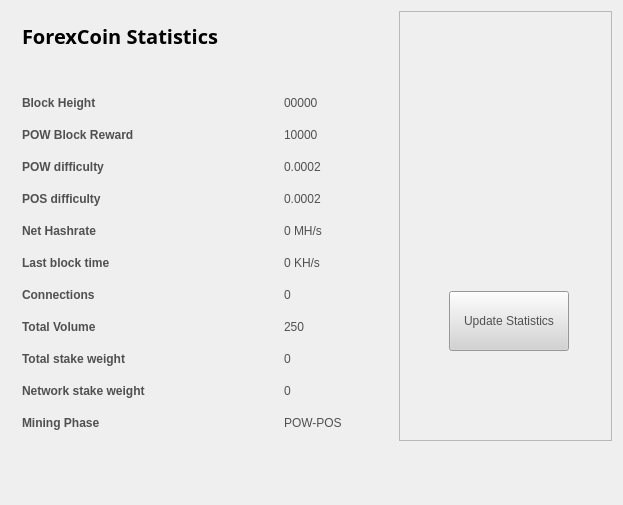
<?xml version="1.0" encoding="UTF-8"?>
<ui version="4.0">
 <class>StatisticsPage</class>
 <widget class="QWidget" name="StatisticsPage">
  <property name="windowModality">
   <enum>Qt::NonModal</enum>
  </property>
  <property name="geometry">
   <rect>
    <x>0</x>
    <y>0</y>
    <width>623</width>
    <height>505</height>
   </rect>
  </property>
  <property name="windowTitle">
   <string>Digging</string>
  </property>
  <property name="styleSheet">
   <string notr="true">color:#505050;
font-family:'Open Sans,sans-serif';</string>
  </property>
  <layout class="QGridLayout" name="gridLayout">
   <property name="sizeConstraint">
    <enum>QLayout::SetMaximumSize</enum>
   </property>
   <item row="0" column="1">
    <widget class="QFrame" name="frame">
     <property name="minimumSize">
      <size>
       <width>213</width>
       <height>0</height>
      </size>
     </property>
     <property name="frameShape">
      <enum>QFrame::StyledPanel</enum>
     </property>
     <property name="frameShadow">
      <enum>QFrame::Raised</enum>
     </property>
     <widget class="QPushButton" name="startButton">
      <property name="geometry">
       <rect>
        <x>50</x>
        <y>280</y>
        <width>120</width>
        <height>60</height>
       </rect>
      </property>
      <property name="sizePolicy">
       <sizepolicy hsizetype="Fixed" vsizetype="Fixed">
        <horstretch>0</horstretch>
        <verstretch>0</verstretch>
       </sizepolicy>
      </property>
      <property name="minimumSize">
       <size>
        <width>120</width>
        <height>60</height>
       </size>
      </property>
      <property name="styleSheet">
       <string notr="true">background:lightgrey;</string>
      </property>
      <property name="text">
       <string>Update Statistics</string>
      </property>
     </widget>
     <widget class="QLabel" name="label">
      <property name="geometry">
       <rect>
        <x>10</x>
        <y>70</y>
        <width>191</width>
        <height>191</height>
       </rect>
      </property>
      <property name="text">
       <string>&lt;!DOCTYPE HTML PUBLIC &quot;-//W3C//DTD HTML 4.0//EN&quot; &quot;http://www.w3.org/TR/REC-html40/strict.dtd&quot;&gt;
&lt;html&gt;&lt;head&gt;&lt;meta name=&quot;qrichtext&quot; content=&quot;1&quot; /&gt;&lt;style type=&quot;text/css&quot;&gt;
p, li { white-space: pre-wrap; }
&lt;/style&gt;&lt;/head&gt;&lt;body style=&quot; font-family:'Open Sans,sans-serif'; font-size:8pt; font-weight:400; font-style:normal;&quot;&gt;
&lt;p align=&quot;center&quot; style=&quot; margin-top:0px; margin-bottom:0px; margin-left:0px; margin-right:0px; -qt-block-indent:0; text-indent:0px;&quot;&gt;&lt;img src=&quot;:/icons/bitcoin_testnet&quot; /&gt;&lt;/p&gt;&lt;/body&gt;&lt;/html&gt;</string>
      </property>
     </widget>
    </widget>
   </item>
   <item row="0" column="0">
    <widget class="QFrame" name="gridFrame_2">
     <layout class="QGridLayout" name="gridLayout_4">
      <item row="3" column="0">
       <layout class="QFormLayout" name="formLayout_2">
        <property name="fieldGrowthPolicy">
         <enum>QFormLayout::FieldsStayAtSizeHint</enum>
        </property>
        <property name="horizontalSpacing">
         <number>139</number>
        </property>
        <property name="verticalSpacing">
         <number>18</number>
        </property>
        <property name="rightMargin">
         <number>0</number>
        </property>
        <item row="1" column="0">
         <widget class="QLabel" name="label_14">
          <property name="text">
           <string>&lt;html&gt;&lt;head/&gt;&lt;body&gt;&lt;p&gt;&lt;span style=&quot; font-weight:600;&quot;&gt;Block Height&lt;/span&gt;&lt;/p&gt;&lt;/body&gt;&lt;/html&gt;</string>
          </property>
         </widget>
        </item>
        <item row="1" column="1">
         <widget class="QLabel" name="heightBox">
          <property name="text">
           <string>00000</string>
          </property>
         </widget>
        </item>
        <item row="2" column="0">
         <widget class="QLabel" name="label_12">
          <property name="text">
           <string>&lt;html&gt;&lt;head/&gt;&lt;body&gt;&lt;p&gt;&lt;span style=&quot; font-weight:600;&quot;&gt;POW Block Reward&lt;/span&gt;&lt;/p&gt;&lt;/body&gt;&lt;/html&gt;</string>
          </property>
         </widget>
        </item>
        <item row="2" column="1">
         <widget class="QLabel" name="rewardBox">
          <property name="text">
           <string>10000</string>
          </property>
         </widget>
        </item>
        <item row="3" column="0">
         <widget class="QLabel" name="label_13">
          <property name="text">
           <string>&lt;html&gt;&lt;head/&gt;&lt;body&gt;&lt;p&gt;&lt;span style=&quot; font-weight:600;&quot;&gt;POW difficulty&lt;/span&gt;&lt;/p&gt;&lt;/body&gt;&lt;/html&gt;</string>
          </property>
         </widget>
        </item>
        <item row="3" column="1">
         <widget class="QLabel" name="diffBox">
          <property name="text">
           <string>0.0002</string>
          </property>
         </widget>
        </item>
        <item row="4" column="0">
         <widget class="QLabel" name="label_9">
          <property name="text">
           <string>&lt;html&gt;&lt;head/&gt;&lt;body&gt;&lt;p&gt;&lt;span style=&quot; font-weight:600;&quot;&gt;POS difficulty&lt;/span&gt;&lt;/p&gt;&lt;/body&gt;&lt;/html&gt;</string>
          </property>
         </widget>
        </item>
        <item row="4" column="1">
         <widget class="QLabel" name="diffBox2">
          <property name="text">
           <string>0.0002</string>
          </property>
         </widget>
        </item>
        <item row="5" column="1">
         <widget class="QLabel" name="pawrateBox">
          <property name="text">
           <string>0 MH/s</string>
          </property>
         </widget>
        </item>
        <item row="6" column="0">
         <widget class="QLabel" name="label3_2">
          <property name="sizePolicy">
           <sizepolicy hsizetype="Preferred" vsizetype="Maximum">
            <horstretch>0</horstretch>
            <verstretch>0</verstretch>
           </sizepolicy>
          </property>
          <property name="text">
           <string>&lt;html&gt;&lt;head/&gt;&lt;body&gt;&lt;p&gt;&lt;span style=&quot; font-weight:600;&quot;&gt;Last block time&lt;/span&gt;&lt;/p&gt;&lt;/body&gt;&lt;/html&gt;</string>
          </property>
         </widget>
        </item>
        <item row="6" column="1">
         <widget class="QLabel" name="localBox">
          <property name="text">
           <string>0 KH/s</string>
          </property>
         </widget>
        </item>
        <item row="7" column="0">
         <widget class="QLabel" name="label1_2">
          <property name="text">
           <string>&lt;html&gt;&lt;head/&gt;&lt;body&gt;&lt;p&gt;&lt;span style=&quot; font-weight:600;&quot;&gt;Connections&lt;/span&gt;&lt;/p&gt;&lt;/body&gt;&lt;/html&gt;</string>
          </property>
         </widget>
        </item>
        <item row="7" column="1">
         <widget class="QLabel" name="connectionBox">
          <property name="text">
           <string>0</string>
          </property>
         </widget>
        </item>
        <item row="8" column="0">
         <widget class="QLabel" name="label_8">
          <property name="text">
           <string>&lt;html&gt;&lt;head/&gt;&lt;body&gt;&lt;p&gt;&lt;span style=&quot; font-weight:600;&quot;&gt;Total Volume&lt;/span&gt;&lt;/p&gt;&lt;/body&gt;&lt;/html&gt;</string>
          </property>
         </widget>
        </item>
        <item row="8" column="1">
         <widget class="QLabel" name="volumeBox">
          <property name="text">
           <string>250</string>
          </property>
         </widget>
        </item>
        <item row="9" column="0">
         <widget class="QLabel" name="label_10">
          <property name="text">
           <string>&lt;html&gt;&lt;head/&gt;&lt;body&gt;&lt;p&gt;&lt;span style=&quot; font-weight:600;&quot;&gt;Total stake weight&lt;/span&gt;&lt;/p&gt;&lt;/body&gt;&lt;/html&gt;</string>
          </property>
         </widget>
        </item>
        <item row="9" column="1">
         <widget class="QLabel" name="minBox">
          <property name="text">
           <string>0</string>
          </property>
         </widget>
        </item>
        <item row="10" column="0">
         <widget class="QLabel" name="label_11">
          <property name="text">
           <string>&lt;html&gt;&lt;head/&gt;&lt;body&gt;&lt;p&gt;&lt;span style=&quot; font-weight:600;&quot;&gt;Network stake weight&lt;/span&gt;&lt;/p&gt;&lt;/body&gt;&lt;/html&gt;</string>
          </property>
         </widget>
        </item>
        <item row="10" column="1">
         <widget class="QLabel" name="maxBox">
          <property name="text">
           <string>0</string>
          </property>
         </widget>
        </item>
        <item row="11" column="0">
         <widget class="QLabel" name="label_15">
          <property name="text">
           <string>&lt;html&gt;&lt;head/&gt;&lt;body&gt;&lt;p&gt;&lt;span style=&quot; font-weight:600;&quot;&gt;Mining Phase&lt;/span&gt;&lt;/p&gt;&lt;/body&gt;&lt;/html&gt;</string>
          </property>
         </widget>
        </item>
        <item row="11" column="1">
         <widget class="QLabel" name="cBox">
          <property name="text">
           <string>POW-POS</string>
          </property>
         </widget>
        </item>
        <item row="5" column="0">
         <widget class="QLabel" name="label_16">
          <property name="text">
           <string>&lt;html&gt;&lt;head/&gt;&lt;body&gt;&lt;p&gt;&lt;span style=&quot; font-weight:600;&quot;&gt;Net Hashrate&lt;/span&gt;&lt;/p&gt;&lt;/body&gt;&lt;/html&gt;</string>
          </property>
         </widget>
        </item>
       </layout>
      </item>
      <item row="1" column="0">
       <layout class="QHBoxLayout" name="horizontalLayout_4">
        <property name="spacing">
         <number>7</number>
        </property>
        <item>
         <widget class="QLabel" name="label_5">
          <property name="font">
           <font>
            <family>Open Sans,sans-serif</family>
           </font>
          </property>
          <property name="text">
           <string>&lt;html&gt;&lt;head/&gt;&lt;body&gt;&lt;p&gt;&lt;span style=&quot; font-size:20px; font-weight:600; color:#000000;&quot;&gt;ForexCoin Statistics&lt;/span&gt;&lt;/p&gt;&lt;/body&gt;&lt;/html&gt;</string>
          </property>
         </widget>
        </item>
        <item>
         <spacer name="horizontalSpacer_2">
          <property name="orientation">
           <enum>Qt::Horizontal</enum>
          </property>
          <property name="sizeHint" stdset="0">
           <size>
            <width>40</width>
            <height>20</height>
           </size>
          </property>
         </spacer>
        </item>
       </layout>
      </item>
      <item row="2" column="0">
       <spacer name="verticalSpacer_2">
        <property name="orientation">
         <enum>Qt::Vertical</enum>
        </property>
        <property name="sizeHint" stdset="0">
         <size>
          <width>20</width>
          <height>40</height>
         </size>
        </property>
       </spacer>
      </item>
     </layout>
    </widget>
   </item>
   <item row="1" column="0">
    <spacer name="verticalSpacer">
     <property name="orientation">
      <enum>Qt::Vertical</enum>
     </property>
     <property name="sizeHint" stdset="0">
      <size>
       <width>20</width>
       <height>40</height>
      </size>
     </property>
    </spacer>
   </item>
  </layout>
 </widget>
 <layoutdefault spacing="6" margin="11"/>
 <resources/>
 <connections/>
</ui>
